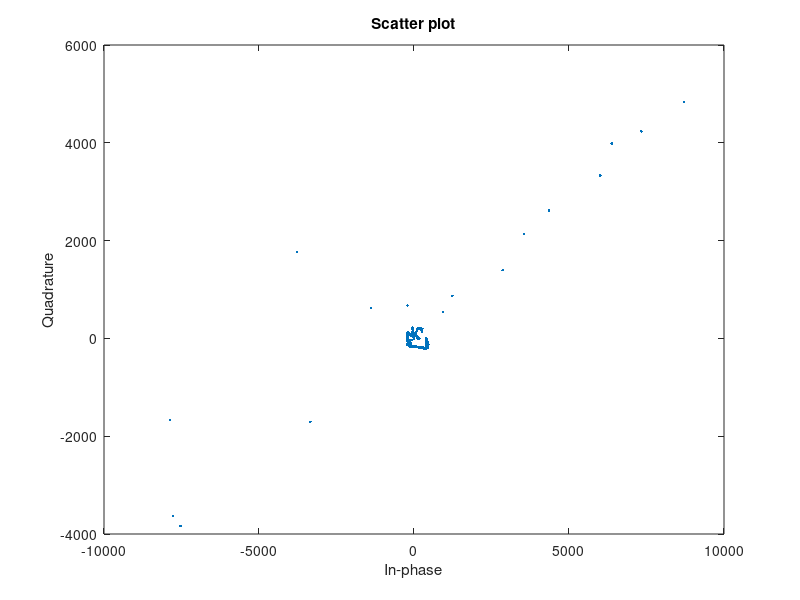

This figure's MATLAB source:
fid = fopen( 'test_1edited.csv', 'r' ); 
dist = textscan( fid, '%*d%*d%d%*d', 'Delimiter',',', 'Headerlines',1 );
fclose( fid ); 

fid = fopen( 'test_1edited.csv', 'r' ); 
ang = textscan( fid, '%*d%d%*d%*d', 'Delimiter',',', 'Headerlines',1 );
fclose( fid ); 

disp(dist);
disp(ang);

dist = cell2mat(dist);
ang = cell2mat(ang);
dist = double(dist);
ang = double(ang);

disp(dist);
disp(ang);

%[x,y] = pol2cart(ang,dist);
x = cos(ang*(pi/180));
x = dist.*x;
y = sin(ang*(pi/180));
y = dist.*y;

figure 
scatterplot([x,y]);


%polarplot(ang{1,1},dist{1,1})
%pax = gca;
%pax.ThetaZeroLocation = 'top';
%pax.RLim = [0 500];


